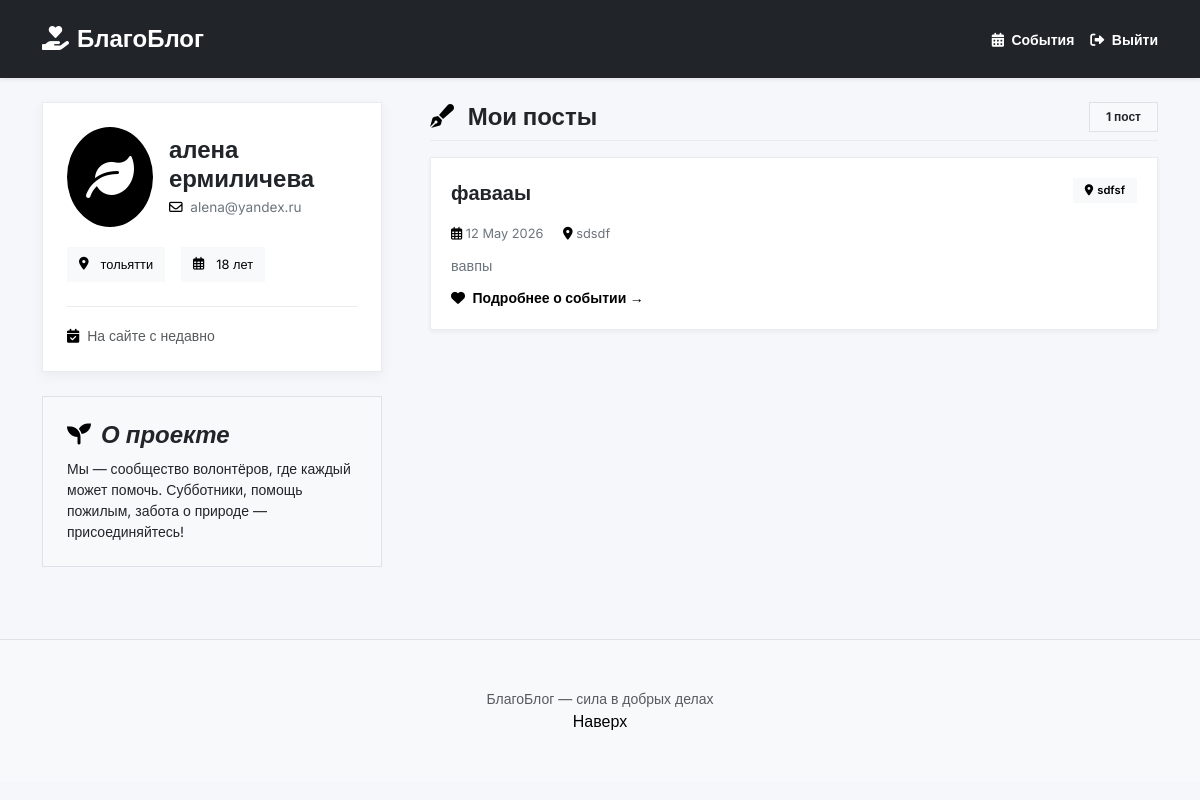
Screenshot of /profile (signed in) with the database file from the repository.
### data/models.py (models this page shows, shortened)
class User(SqlAlchemyBase, UserMixin):
    __tablename__ = 'users'
    id = sqlalchemy.Column(sqlalchemy.Integer, primary_key=True, autoincrement=True)
    name = sqlalchemy.Column(sqlalchemy.String, nullable=True)
    surname = sqlalchemy.Column(sqlalchemy.String, nullable=True)
    age = sqlalchemy.Column(sqlalchemy.Integer, nullable=True)
    email = sqlalchemy.Column(sqlalchemy.String, index=True, unique=True, nullable=True)
    hashed_password = sqlalchemy.Column(sqlalchemy.String, nullable=True)
    city = sqlalchemy.Column(sqlalchemy.String, nullable=True)

class Event(SqlAlchemyBase):
    __tablename__ = 'events'
    id = sqlalchemy.Column(sqlalchemy.Integer, primary_key=True, autoincrement=True)
    title = sqlalchemy.Column(sqlalchemy.String, nullable=False)
    description = sqlalchemy.Column(sqlalchemy.String, nullable=False)
    date = sqlalchemy.Column(sqlalchemy.DateTime, nullable=False)
    location = sqlalchemy.Column(sqlalchemy.String, nullable=False)
    city = sqlalchemy.Column(sqlalchemy.String, nullable=False)
    author_id = sqlalchemy.Column(sqlalchemy.Integer, sqlalchemy.ForeignKey("users.id"), nullable=False)

### app.py (the view)
@app.route('/profile')
@login_required
def profile():
    session = db_session.create_session()
    user = session.query(User).filter(User.id == current_user.id).first()
    events = session.query(Event).filter(Event.author_id == user.id).all()
    session.close()
    return render_template('profile.html', title='Профиль', user=user, events=events)

### app.py (called while the page is built)
@login_manager.user_loader
def load_user(user_id):
    session = db_session.create_session()
    return session.get(User, user_id)

### data/db_session.py (called while the page is built)
def create_session() -> Session:
    global __factory
    return __factory()

### templates/profile.html (shortened to what this page needs)
<!doctype html>
<html lang="ru" dir="ltr" data-bs-theme="auto">
<head>
    <link href="https://cdn.jsdelivr.net/npm/bootstrap@5.3.0/dist/css/bootstrap.min.css" rel="stylesheet">
    <link rel="stylesheet" href="https://cdnjs.cloudflare.com/ajax/libs/font-awesome/6.0.0-beta3/css/all.min.css">
</head>
<body>
<nav class="navbar navbar-dark bg-dark shadow-sm py-3">
    <div class="container">
        <a class="navbar-brand blog-header-logo" href="/">
            <i class="fas fa-hand-holding-heart me-2"></i>БлагоБлог
        </a>
        <div class="d-flex gap-3">
            <a href="/events" class="text-white text-decoration-none small fw-semibold">
                <i class="fas fa-calendar-alt me-1"></i> События
            </a>
            <a href="/logout" class="text-white text-decoration-none small fw-semibold">
                <i class="fas fa-sign-out-alt me-1"></i> Выйти
            </a>
        </div>
    </div>
</nav>
<main class="container my-4">
    <div class="row g-5">
        <div class="col-lg-4">
            <div class="position-sticky" style="top: 2rem">
                <div class="charity-profile mb-4">
                    <div class="profile-header">
                        <div class="profile-avatar">
                            <i class="fas fa-leaf"></i>
                        </div>
                        <div class="profile-info">
                            <h2 class="profile-name">{{ user.name }} {{ user.surname }}</h2>
                            <span class="profile-status">
                                <i class="far fa-envelope me-1"></i> {{ user.email }}
                            </span>
                        </div>
                    </div>
                    <div class="profile-info-section">
                        <div class="d-flex flex-wrap gap-2 mt-2">
                            <span class="profile-badge">
                                <i class="fas fa-map-marker-alt me-1"></i> {{ user.city }}
                            </span>
                            <span class="profile-badge">
                                <i class="far fa-calendar-alt me-1"></i> {{ user.age }} лет
                            </span>
                        </div>
                    </div>
                    <div class="profile-bio">
                        <div class="bio-text">
                            <small class="text-muted">
                                <i class="fas fa-calendar-check me-1"></i>
                                На сайте с
                                {% if user.created_at %}
                                    {{ user.created_at.strftime('%B %Y') }}
                                {% else %}
                                    недавно
                                {% endif %}
                            </small>
                        </div>
                    </div>
                </div>
                <div class="p-4 mb-4 bg-body-tertiary rounded-0 border">
                    <h4 class="fst-italic fw-semibold"><i class="fas fa-seedling me-1"></i> О проекте</h4>
                    <p class="small mb-0">Мы — сообщество волонтёров, где каждый может помочь. Субботники, помощь пожилым, забота о природе — присоединяйтесь!</p>
                </div>
            </div>
        </div>
        <div class="col-lg-8">
            <div class="d-flex align-items-center justify-content-between mb-3 border-bottom pb-2">
                <h3 class="fw-bold fs-4 m-0">
                    <i class="fas fa-pen-fancy me-2"></i> Мои посты
                </h3>
                <span class="badge bg-body-tertiary text-dark rounded-0 px-3 py-2 border">
                    {{ events|length }} {{ 'пост' if events|length == 1 else 'поста' if events|length < 5 else 'постов' }}
                </span>
            </div>
            <div id="userPostsContainer">
                {% if events %}
                    {% for event in events %}
                    <div class="post-item">
                        <div class="d-flex flex-wrap justify-content-between align-items-start mb-2">
                            <div class="post-title">{{ event.title }}</div>
                            <span class="post-category">
                                <i class="fas fa-map-marker-alt me-1"></i>{{ event.city }}
                            </span>
                        </div>
                        <div class="post-meta">
                            <span><i class="far fa-calendar-alt"></i> {{ event.date.strftime('%d %B %Y') }}</span>
                            <span class="ms-3"><i class="fas fa-location-dot"></i> {{ event.location }}</span>
                        </div>
                        <p class="text-secondary mb-2" style="font-size: 0.9rem;">{{ event.description }}</p>
                        <div class="mt-2">
                            <a href="/event/{{ event.id }}" class="text-decoration-none small fw-semibold">
                                <i class="fas fa-heart me-1"></i> Подробнее о событии →
                            </a>
                        </div>
                    </div>
                    {% endfor %}
                {% endif %}
            </div>
        </div>
    </div>
</main>
<footer class="py-5 text-center text-body-secondary bg-body-tertiary mt-5 border-top">
    <div class="container">
        <p class="small mb-0">БлагоБлог — сила в добрых делах</p>
        <p class="mb-0"><a href="#" class="text-decoration-none">Наверх</a></p>
    </div>
</footer>
</body>
</html>

### templates/profile.html (style rules this page uses)
body { font-family: 'Inter', sans-serif; background: #f5f7fb; }
.charity-profile { background: white; border-radius: 0px; padding: 1.5rem; box-shadow: 0 4px 12px rgba(0,0,0,0.05); border: 1px solid #e9ecef; }
.profile-header { display: flex; align-items: center; gap: 1rem; margin-bottom: 1.25rem; }
.profile-avatar { width: 100px; height: 100px; border-radius: 50%; object-fit: cover; border: 2px solid #000000; background: #000000; display: flex; align-items: center; justify-content: center; font-size: 3rem; color: white; }
.profile-avatar i { color: white !important; }
.profile-name { font-size: 1.5rem; font-weight: 700; margin: 0; color: #212529; }
.profile-status { font-size: 0.85rem; color: #6c757d; }
.profile-badge { background: #f8f9fa; padding: 0.5rem 0.75rem; border-radius: 0px; font-size: 0.8rem; display: inline-flex; align-items: center; gap: 0.5rem; margin-right: 0.5rem; margin-bottom: 0.5rem; color: #000000; }
.post-item { background: white; border-radius: 0px; padding: 1.25rem; margin-bottom: 1.5rem; border: 1px solid #e9ecef; transition: transform 0.1s; box-shadow: 0 2px 4px rgba(0,0,0,0.05); }
.post-title { font-weight: 700; font-size: 1.25rem; color: #212529; margin-bottom: 0.5rem; }
.post-meta { font-size: 0.8rem; color: #6c757d; margin-bottom: 0.75rem; }
.post-category { background: #f8f9fa; color: #000000; padding: 0.25rem 0.75rem; border-radius: 0px; font-size: 0.7rem; font-weight: 600; }
.blog-header-logo { font-size: 1.5rem; font-weight: 700; color: white; text-decoration: none; }
.blog-header-logo i { color: white !important; }
.navbar-dark.bg-dark { background-color: #212529 !important; }
.nav-link i, .navbar a i, .d-flex.gap-3 a i { color: white !important; }
.d-flex.gap-3 a { color: white !important; }
.bg-body-tertiary { background-color: #f8f9fa !important; }
.border-bottom { border-bottom: 1px solid #e9ecef !important; }
.card, .btn, .form-control, .alert, .nav-link, .badge, .list-group-item { border-radius: 0px !important; }
.position-sticky { position: sticky; top: 2rem; }
.profile-info-section { margin-bottom: 1rem; padding-bottom: 1rem; border-bottom: 1px solid #e9ecef; }
.fas, .far { color: #000000; }
a { color: #000000; text-decoration: none; }
.text-secondary { color: #6c757d !important; }
i { color: #000000; }
.profile-badge i { color: #000000; }
.post-category i { color: #000000; }
.navbar a i { color: white !important; }
.navbar .d-flex a i { color: white !important; }
.navbar-brand i { color: white !important; }

### rows the page displays
User: name "алена", surname "ермиличева", email "alena@yandex.ru", city "тольятти", age "18"
Event: title "фавааы", city "sdfsf", date "12 May 2026", location "sdsdf", description "вавпы"

### other values shown
{{ events|length }} "1"
